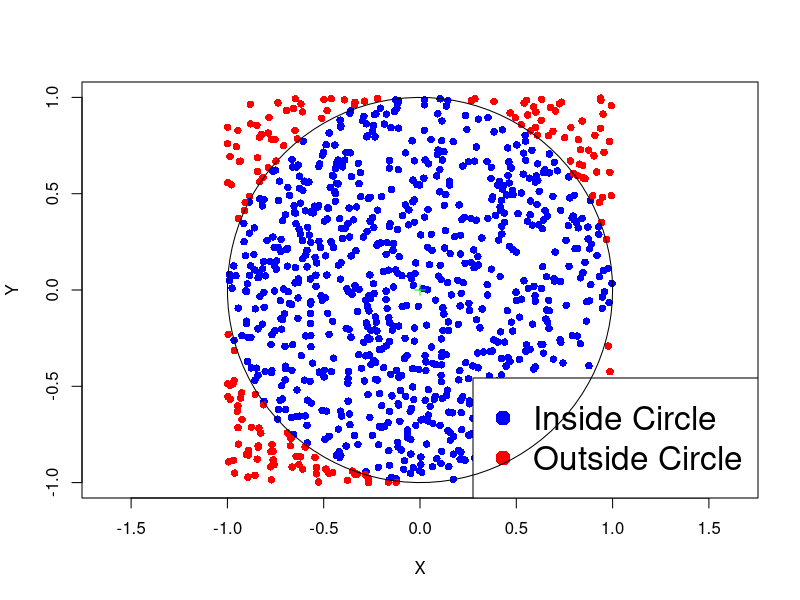

The R source for this figure:
## ---- chunk 1
# Enter counts and null hypothesis probabilities
counts <- c(13, 17, 9, 17, 18, 26)
null_probs <- rep(1/6, 6)

# Perform goodness-of-fit test
ans <- chisq.test(counts, p = null_probs)

# Print answer
print(ans)
## ---- chunk 2
# Enter counts and null hypothesis probabilities
counts <- c(35, 40 , 25)
null_probs <- c(0.35, 0.35, 0.3)

# Compute total counts
m <- sum(counts)

# Compute degrees of freedom
degrees <- length(counts) - 1

# Compute expected counts
exp_counts <- m * null_probs

# Compute chi-squared statistic
chi_squared <- sum( (counts - exp_counts)^2 / exp_counts )

# Compute p-value
p_value <- 1 - pchisq(chi_squared, df = degrees)

# Print p-value
cat("The p-value is:", p_value)
## ---- chunk 3
#| fig-asp: 1

R <- 1
niters <- 1000
total <- 0
in_circle <- 0

# Function to plot the points
plot_points <- function(x, y, R) {
  plot(x, y, col = ifelse(x^2 + y^2 <= R^2, "blue", "red"), pch = 16, xlab = "X", ylab = "Y", asp = 1, frame.plot = TRUE, xlim = c(-1,1), ylim = c(-1,1) )
  points(0, 0, col = "green", pch = 3)  # Plotting the center of the circle
  legend("bottomright", legend = c("Inside Circle", "Outside Circle"), col = c("blue", "red"), pch = 16, cex = 2)
  circle <- seq(0, 2 * pi, length.out = 100)
  lines(R * cos(circle), R * sin(circle))  # Plotting the circle
}

x <- runif(niters, -R, R)
y <- runif(niters, -R, R)
plot_points(x, y, R)

## ---- chunk 4
N <- 10000
total <- 0      # Counts total number of points
in_circle <- 0  # Counts points falling in circle

for (j in 1:10) {
  for (i in 1:N) {
    x <- runif(1, -1, 1); y <- runif(1, -1, 1);  # sample point (x,y)
    if (x^2 + y^2 <= 1) {    
      in_circle <- in_circle + 1  # If (x,y) in circle increase counter
    }
    total <- total + 1  # Increase total counter
  }
  
  pi_approx <- ( in_circle / total ) * 4  # Compute approximate area

  cat(sprintf("After %8d iterations pi is %.08f, error is %.08f\n",
     (j * N), pi_approx, abs(pi_approx - pi)))
}
## ---- chunk 5
# Enter counts and null hypothesis probabilities
counts <- c(32, 15, 9, 4)
null_probs <- c(0.5, 0.3, 0.15, 0.05)

# Compute total counts
m <- sum(counts)

# Compute expected counts
exp_counts <- m * null_probs

# Compute the observed chi-squared statistic
obs_chi_squared <- sum( (counts - exp_counts)^2 / exp_counts )

# Number of Monte Carlo simulations
N <- 100000

# Initialize counter for extreme statistics
count_extreme_statistics <- 0

# Perform Monte Carlo simulations

for (i in 1:N) {
  # Simulate multinomial counts under null hypothesis
  simul_counts <- rmultinom(1, m, null_probs)
  
  # Compute chi-squared statistic for the simulated counts
  simul_chi_squared <- sum( (simul_counts - exp_counts )^2 / exp_counts)
  
  # Check if simulated chi-squared statistic is extreme
  if (simul_chi_squared >= obs_chi_squared) {
    count_extreme_statistics <- count_extreme_statistics + 1
  }
}

# Compute Monte Carlo p-value
monte_carlo_p_value <- count_extreme_statistics / N

# Perform chi-squared test using built-in R function
chi_squared_test <- chisq.test(counts, p = null_probs, 
                               simulate.p.value = TRUE)

# Extract p-value from chi-squared test result
chisq_p_value <- chi_squared_test$p.value

# Print p-values for comparison
cat("\nCustom Monte Carlo p-value:", monte_carlo_p_value)
cat("\nR Monte Carlo p-value:", chisq_p_value)
## ---- chunk 6
# Store matrix of counts into single R vector
counts <- c(27, 9, 15,
            54, 25, 24,
            84, 32, 28, 
            91, 37, 40,
            11, 10, 8,
            61, 12, 28)

# Store matrix of null probabilities into single R vector
# We use repeat to avoid copy pasting 
rows_null_probs <- c(51/1788, 103/1788, 144/1788, 
                      168/1788, 29/1788, 101/1788)

null_probs <- rep(rows_null_probs, c(3, 3, 3, 3, 3, 3))

# Perform goodness-of-fit test
ans <- chisq.test(counts, p = null_probs)

# Print answer
print(ans)
## ---- chunk 7
# Store each row into and R vector
row_1 <- c(2180, 871)
row_2 <- c(1820, 1400)
row_3 <- c(1703, 614)

# Assemble the rows into an R matrix
counts <- rbind(row_1, row_2, row_3)

# Perform chi-squared test of independence
ans <- chisq.test(counts)

# Print answer
print(ans)
## ---- chunk 8
# Store each row into and R vector
row_1 <- c(27, 9, 15)
row_2 <- c(54, 25, 24) 
row_3 <- c(84, 32, 28) 
row_4 <- c(91, 37, 40)
row_5 <- c(11, 10, 8)
row_6 <- c(61, 12, 28)

# Assemble the rows into an R matrix
counts <- rbind(row_1, row_2, row_3, row_4, row_5, row_6)

# Perform chi-squared test of independence
ans <- chisq.test(counts)

# Print answer
print(ans)
